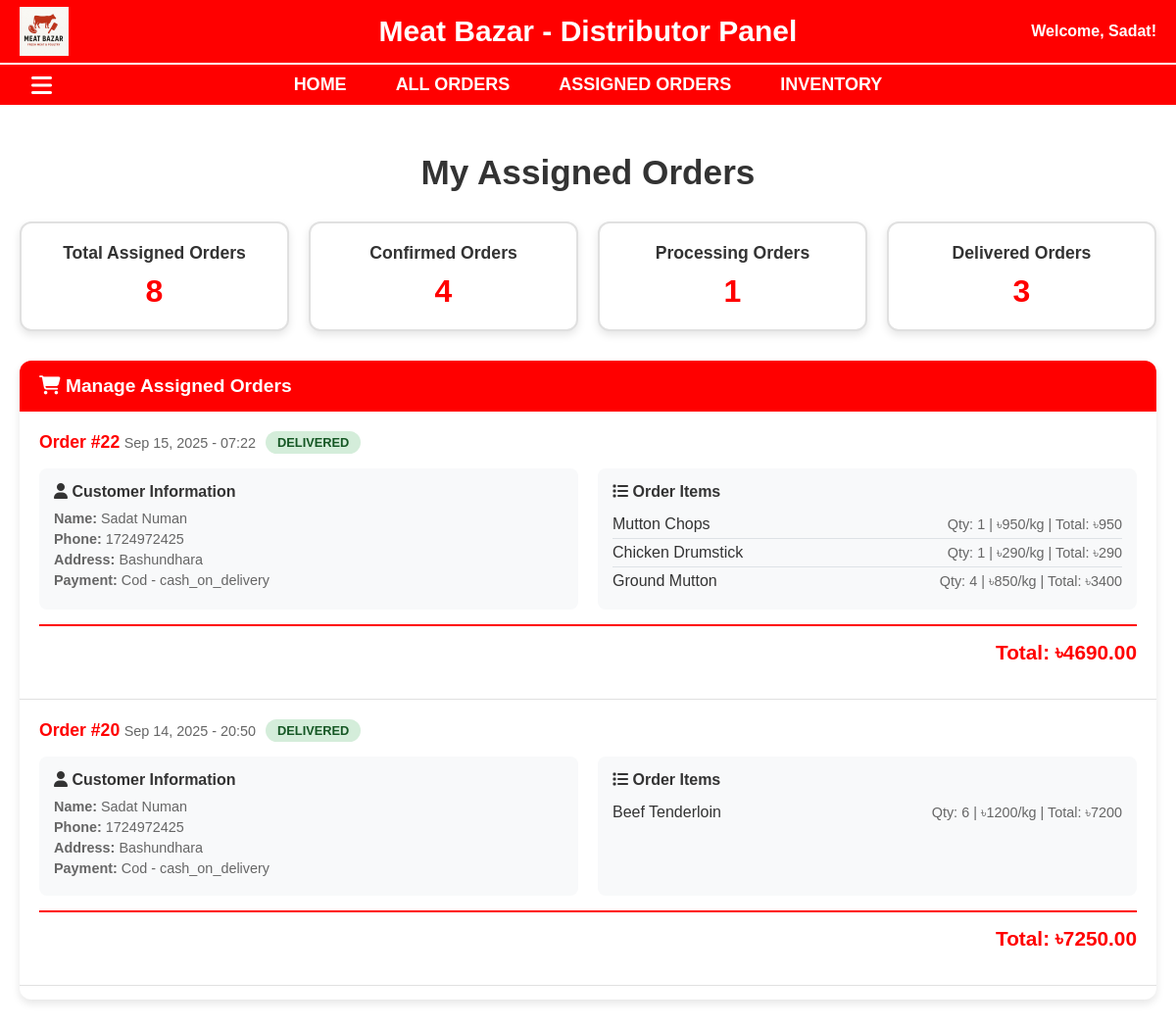
Screenshot of /MeatBazar/assigned_orders.php (signed in) with the database file from the repository.
### tables this page shows
CREATE TABLE `orders` (
  `id` int(11) NOT NULL,
  `customer_name` varchar(100) NOT NULL,
  `customer_phone` varchar(15) NOT NULL,
  `customer_address` text NOT NULL,
  `items` longtext NOT NULL CHECK (json_valid(`items`)),
  `subtotal` decimal(10,2) NOT NULL,
  `delivery_fee` decimal(10,2) NOT NULL,
  `total_amount` decimal(10,2) NOT NULL,
  `payment_type` enum('cod','online') NOT NULL,
  `payment_method` varchar(50) NOT NULL,
  `order_status` enum('pending','confirmed','processing','delivered','cancelled') DEFAULT 'pending',
  `created_at` timestamp NOT NULL DEFAULT current_timestamp(),
  `updated_at` timestamp NOT NULL DEFAULT current_timestamp() ON UPDATE current_timestamp(),
  `assigned_distributor` varchar(50) DEFAULT NULL,
  `assigned_at` timestamp NULL DEFAULT NULL,
  `last_status_update` timestamp NULL DEFAULT NULL
);

### MeatBazar/assigned_orders.php (the view, shortened to what this page needs)
<?php
include 'db.php';
$orders = [];
try {
    $distributor_username = $_SESSION['user_name'];
    $sql = "SELECT * FROM orders WHERE assigned_distributor = ? ORDER BY created_at DESC";
    $stmt = $conn->prepare($sql);
    $stmt->bind_param("s", $distributor_username);
    $stmt->execute();
    $result = $stmt->get_result();
    if ($result) {
        while ($row = $result->fetch_assoc()) {
            $orders[] = $row;
        }
    } else {
        $error_message = "Error fetching orders: " . $conn->error;
    }
} catch (Exception $e) {
    $error_message = "Error fetching orders: " . $e->getMessage();
}
?>
<!DOCTYPE html>
<html lang="en">
<head>
    <link rel="stylesheet" href="https://cdnjs.cloudflare.com/ajax/libs/font-awesome/6.5.0/css/all.min.css">
</head>
<body>
    <div class="header">
        <img src="logo.png" alt="Logo">
        <h1>Meat Bazar - Distributor Panel</h1>
        <h4>Welcome, <?php echo htmlspecialchars($_SESSION['full_name']); ?>!</h4>
    </div>
    <div class="gap"></div>
    <div class="nav">
        <label for="check"><i class="fa fa-bars menu-toggle"></i></label>
        <a href="distributor_dashboard.php">Home</a>
        <a href="all_orders.php">All Orders</a>
        <a href="assigned_orders.php">Assigned Orders</a>
        <a href="distributor_inventory.php">Inventory</a>
    </div>
    <div class="container">
        <div class="content">
            <div class="orders-container">
                <h2 class="page-title">My Assigned Orders</h2>
                <div class="orders-stats">
                    <div class="stat-card">
                        <h3>Total Assigned Orders</h3>
                        <p class="number"><?php echo count($orders); ?></p>
                    </div>
                    <div class="stat-card">
                        <h3>Confirmed Orders</h3>
                        <p class="number"><?php echo count(array_filter($orders, function ($order) {
                                                return $order['order_status'] === 'confirmed';
                                            })); ?></p>
                    </div>
                    <div class="stat-card">
                        <h3>Processing Orders</h3>
                        <p class="number"><?php echo count(array_filter($orders, function ($order) {
                                                return $order['order_status'] === 'processing';
                                            })); ?></p>
                    </div>
                    <div class="stat-card">
                        <h3>Delivered Orders</h3>
                        <p class="number"><?php echo count(array_filter($orders, function ($order) {
                                                return $order['order_status'] === 'delivered';
                                            })); ?></p>
                    </div>
                </div>
                <div class="orders-table">
                    <div class="table-header">
                        <i class="fa fa-shopping-cart"></i> Manage Assigned Orders
                    </div>
                    <div class="orders-list">
                        <?php if (empty($orders)): ?>
                            <div class="no-orders">
                                <i class="fa fa-shopping-cart"></i>
                                <h3>No Orders Assigned</h3>
                                <p>You currently have no orders assigned to you.</p>
                            </div>
                        <?php else: ?>
                            <?php foreach ($orders as $order): ?>
                                <div class="order-item">
                                    <div class="order-header">
                                        <div>
                                            <span class="order-id">Order #<?php echo htmlspecialchars($order['id']); ?></span>
                                            <span class="order-date"><?php echo date('M d, Y - H:i', strtotime($order['created_at'])); ?></span>
                                        </div>
                                        <span class="order-status status-<?php echo htmlspecialchars($order['order_status']); ?>">
                                            <?php echo htmlspecialchars(ucfirst($order['order_status'])); ?>
                                        </span>
                                    </div>
                                    <div class="order-details">
                                        <div class="customer-info">
                                            <h4><i class="fa fa-user"></i> Customer Information</h4>
                                            <p><strong>Name:</strong> <?php echo htmlspecialchars($order['customer_name']); ?></p>
                                            <p><strong>Phone:</strong> <?php echo htmlspecialchars($order['customer_phone']); ?></p>
                                            <p><strong>Address:</strong> <?php echo htmlspecialchars($order['customer_address']); ?></p>
                                            <p><strong>Payment:</strong> <?php echo htmlspecialchars(ucfirst($order['payment_type']) . ' - ' . $order['payment_method']); ?></p>
                                        </div>
                                        <div class="order-items">
                                            <h4><i class="fa fa-list"></i> Order Items</h4>
                                            <div class="item-list">
                                                <?php
                                                $order_items = json_decode($order['items'], true);
                                                if ($order_items && is_array($order_items)):
                                                ?>
                                                    <?php foreach ($order_items as $item): ?>
                                                        <div class="item">
                                                            <div class="item-name"><?php echo htmlspecialchars($item['name'] ?? 'Unknown Item'); ?></div>
                                                            <div class="item-details">
                                                                Qty: <?php echo htmlspecialchars($item['quantity'] ?? '0'); ?> |
                                                                ৳<?php echo htmlspecialchars($item['price'] ?? '0'); ?>/kg |
                                                                Total: ৳<?php echo htmlspecialchars($item['total'] ?? '0'); ?>
                                                            </div>
                                                        </div>
                                                    <?php endforeach; ?>
                                                <?php else: ?>
                                                    <p>Items data: <?php echo htmlspecialchars($order['items']); ?></p>
                                                    <p>JSON Error: <?php echo json_last_error_msg(); ?></p>
                                                    <p>No items found or invalid JSON format</p>
                                                <?php endif; ?>
                                            </div>
                                        </div>
                                    </div>
                                    <div class="order-total">
                                        <span class="total-amount">Total: ৳<?php echo htmlspecialchars($order['total_amount']); ?></span>
                                    </div>
                                </div>
                            <?php endforeach; ?>
                        <?php endif; ?>
                    </div>
                </div>
            </div>
        </div>
    </div>
</body>
</html>

### MeatBazar/assigned_orders.php (style rules this page uses)
:root { --HEADER-H: 65px; --GAP-H: 2px; --NAV-H: 45px; --SIDEBAR-W: 220px; }
* { box-sizing: border-box }
body { margin: 0; font-family: Arial, sans-serif; background: #fff; }
.header { background: red; color: #fff; display: flex; align-items: center; justify-content: center; padding: 15px 20px; position: fixed; top: 0; left: 0; width: 100%; z-index: 1000; }
.header img { position: absolute; left: 20px; height: 50px; }
.header h1 { margin: 0; font-size: 30px; font-weight: bold; }
.header h4 { margin: 0; position: absolute; right: 20px; top: 50%; transform: translateY(-50%); }
.gap { background: #fff; height: 2px; position: fixed; top: var(--HEADER-H); left: 0; width: 100%; z-index: 999; }
.nav { background: #FF0000; display: flex; align-items: center; justify-content: center; padding: 10px 0; position: fixed; top: calc(var(--HEADER-H) + var(--GAP-H)); left: 0; width: 100%; z-index: 998; }
.nav a { color: #fff; text-decoration: none; margin: 0 25px; font-size: 18px; font-weight: bold; text-transform: uppercase; }
.menu-toggle { position: absolute; left: 32px; top: 50%; transform: translateY(-50%); font-size: 24px; color: #fff; cursor: pointer; }
.container { position: relative }
.content { padding: 20px; transition: margin-left .4s ease; margin-left: 0; margin-top: calc(var(--HEADER-H) + var(--GAP-H) + var(--NAV-H)); }
.page-title { color: #333; font-size: 2.2em; text-align: center; margin-bottom: 30px; }
.orders-container { max-width: 1200px; margin: 0 auto; }
.orders-stats { display: grid; grid-template-columns: repeat(auto-fit, minmax(200px, 1fr)); gap: 20px; margin-bottom: 30px; }
.stat-card { background: white; border: 2px solid #e0e0e0; border-radius: 12px; padding: 20px; text-align: center; box-shadow: 0 4px 8px rgba(0, 0, 0, 0.1); }
.stat-card h3 { margin: 0 0 10px 0; color: #333; font-size: 1.1em; }
.stat-card .number { font-size: 2em; font-weight: bold; color: #FF0000; margin: 0; }
.orders-table { background: white; border-radius: 12px; box-shadow: 0 4px 8px rgba(0, 0, 0, 0.1); overflow: hidden; margin-top: 20px; }
.table-header { background: #FF0000; color: white; padding: 15px 20px; font-size: 1.2em; font-weight: bold; }
.orders-list { max-height: 600px; overflow-y: auto; }
.order-item { border-bottom: 1px solid #e0e0e0; padding: 20px; transition: background-color 0.3s ease; }
.order-header { display: flex; justify-content: between; align-items: center; margin-bottom: 15px; flex-wrap: wrap; gap: 10px; }
.order-id { font-weight: bold; color: #FF0000; font-size: 1.1em; }
.order-date { color: #666; font-size: 0.9em; }
.order-status { padding: 4px 12px; border-radius: 20px; font-size: 0.8em; font-weight: bold; text-transform: uppercase; }
.status-delivered { background-color: #d4edda; color: #155724; }
.order-details { display: grid; grid-template-columns: 1fr 1fr; gap: 20px; margin-top: 15px; }
.customer-info { background-color: #f8f9fa; padding: 15px; border-radius: 8px; }
.customer-info h4 { margin: 0 0 10px 0; color: #333; font-size: 1em; }
.customer-info p { margin: 5px 0; color: #666; font-size: 0.9em; }
.order-items { background-color: #f8f9fa; padding: 15px; border-radius: 8px; }
.order-items h4 { margin: 0 0 10px 0; color: #333; font-size: 1em; }
.item-list { max-height: 150px; overflow-y: auto; }
.item { display: flex; justify-content: space-between; align-items: center; padding: 5px 0; border-bottom: 1px solid #dee2e6; }
.item:last-child { border-bottom: none; }
.item-name { font-weight: 500; color: #333; }
.item-details { color: #666; font-size: 0.9em; }
.order-total { text-align: right; margin-top: 15px; padding-top: 15px; border-top: 2px solid #FF0000; }
.total-amount { font-size: 1.3em; font-weight: bold; color: #FF0000; }

### rows the page displays
orders: id "22", created_at "Sep 15, 2025 - 07:22", order_status "DELIVERED", customer_name "Sadat Numan", customer_phone "1724972425", customer_address "Bashundhara", payment_type+payment_method "Cod - cash_on_delivery", name "Mutton Chops", quantity "1", price "950", total "950", name "Chicken Drumstick", price "290", total "290", name "Ground Mutton", quantity "4", price "850", total "3400", total_amount "4690.00"
orders: id "20", created_at "Sep 14, 2025 - 20:50", order_status "DELIVERED", customer_name "Sadat Numan", customer_phone "1724972425", customer_address "Bashundhara", payment_type+payment_method "Cod - cash_on_delivery", name "Beef Tenderloin", quantity "6", price "1200", total "7200", total_amount "7250.00"

### other values shown
$_SESSION['full_name'] "Sadat"
count($orders) "8"
